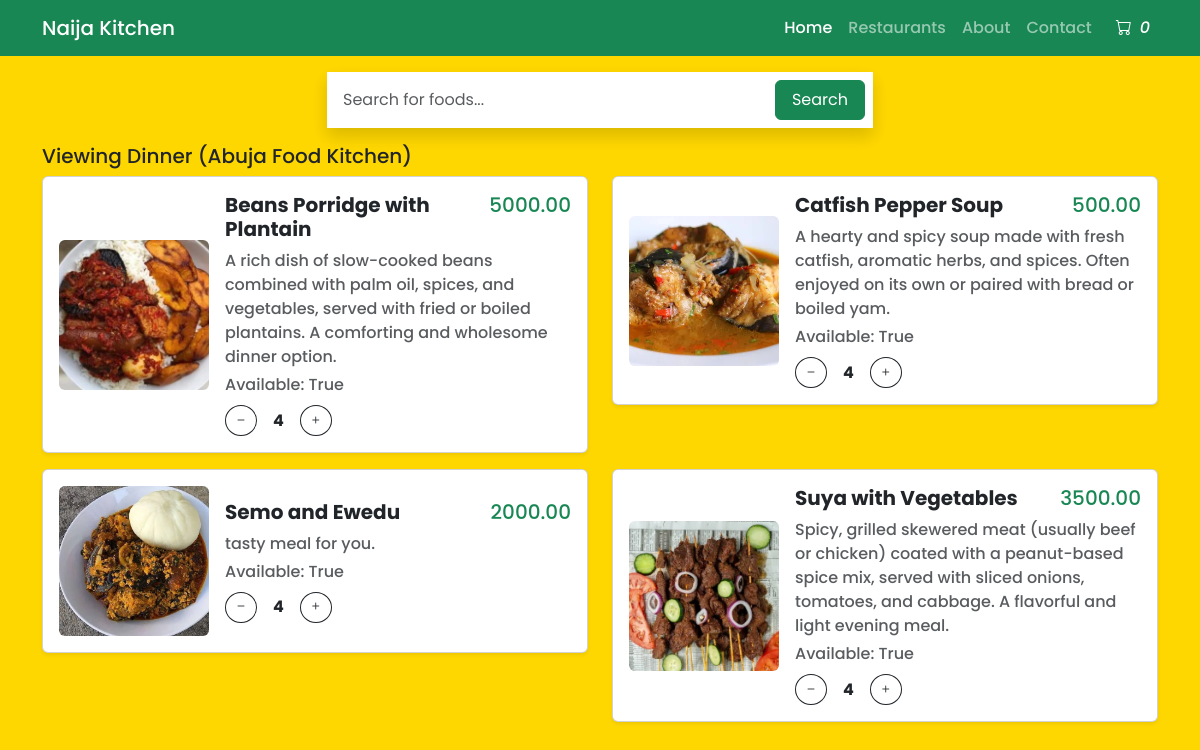
/abuja-food-kitchen/dinner/, run on the app's committed database.
### naija_kitchen/models.py (models this page shows, shortened)
class MenuCategory(models.Model):
    restaurant = models.ForeignKey(
        Restaurant, on_delete=models.CASCADE, related_name='menu_categories')
    name = models.CharField(max_length=100)
    slug = models.SlugField(max_length=200, blank=True)
    description = models.TextField(blank=True, null=True)
    image = models.ImageField(blank=True, null=True,
                              upload_to='static/uploaded_images')
    created_at = models.DateTimeField(auto_now_add=True)
    updated_at = models.DateTimeField(auto_now=True)
    class Meta:
        constraints = [
            UniqueConstraint(fields=['restaurant', 'name'],
                             name='unique_category_per_restaurant')
        ]
        ordering = ['name']
        indexes = [
            models.Index(fields=['name'])
        ]
    def __str__(self):
        return f"{self.name} ({self.restaurant.restaurant_name})"

class Restaurant(models.Model):
    restaurant_name = models.CharField(max_length=200)
    slug = models.SlugField(max_length=200, blank=True)
    restaurant_address = models.CharField(max_length=200)
    restaurant_image = models.ImageField(
        null=True, blank=True, upload_to='uploaded_images')
    restaurant_contact = models.CharField(max_length=200)
    restaurant_owner = models.ForeignKey(
        'auth.User', blank=True, null=True, on_delete=models.CASCADE, related_name='user_restaurants')
    class Meta:
        ordering = ['restaurant_name']
        indexes = [
            models.Index(fields=['restaurant_name'])
        ]

class MenuItem(models.Model):
    category = models.ForeignKey(
        MenuCategory, on_delete=models.CASCADE, related_name='menu_items')
    name = models.CharField(max_length=200)
    slug = models.SlugField(max_length=200, blank=True)
    description = models.TextField(blank=True, null=True)
    price = models.DecimalField(max_digits=10, decimal_places=2)
    is_available = models.BooleanField(default=True)
    created_at = models.DateTimeField(auto_now_add=True)
    updated_at = models.DateTimeField(auto_now=True)
    image = models.ImageField(blank=True, null=True,
                              upload_to='uploaded_images')
    class Meta:
        ordering = ['name']
        indexes = [
            models.Index(fields=['id', 'slug']),
            models.Index(fields=['name']),
            models.Index(fields=['-created_at'])
        ]
    @property
    def imageURL(self):
        try:
            url = self.image.url
        except:
            url = ''
        return url

### naija_kitchen/views.py (the view)
# urls.py: path('<slug:restaurant_slug>/<slug:category_slug>/', get_menucategory_items, name="restaurant_menuitems"),
def get_menucategory_items(request, restaurant_slug,  category_slug):
    restaurant = get_object_or_404(Restaurant, slug=restaurant_slug)
    category = get_object_or_404(
        MenuCategory, restaurant=restaurant, slug=category_slug)
    cart_items = get_cart_items_from_session(request)
    menu_items = MenuItem.objects.filter(category=category)
    menu_items_json = json.dumps(list(menu_items.values()), cls=DecimalEncoder)
    context = {'restaurant': restaurant,
               'category': category, 'menuitems': menu_items, 'cartItems': cart_items, 'menu_items_json': menu_items_json}
    return render(request, 'menu_items.html', context)

### naija_kitchen/customencoder.py (called while the page is built)
    def default(self, obj):
        if isinstance(obj, Decimal):
            return float(obj)
        if isinstance(obj, (datetime, date)):
            return obj.isoformat()
        return super().default(obj)  # Use default encoding for other types

### naija_kitchen/views.py (called while the page is built)
def get_cart_items_from_session(request):
    cart_items_in_session = request.session.get('cartItems')
    return cart_items_in_session

### naija_kitchen/templates/menu_items.html (shortened to what this page needs)
{% extends 'main.html' %}
{% load static %}
    {% block content %}
    <div class="container h-100 mt-3 mb-3">
        <div class="row h-100 justify-content-center align-items-center">
            <div class="col-md-8 col-lg-6">
                <form action="" method="get" class="d-flex shadow p-2 bg-white">
                    <input id="searchMenu" class="form-control me-2 p-2 border-0 shadow-none" type="search"
                        placeholder="Search for foods..." aria-label="Search" />
                    <button class="btn btn-success px-3" type="reset">
                        Search
                    </button>
                </form>
            </div>
        </div>
    </div>
    <div class="container mt-3 poppins-medium">
        <h5>Viewing {{category}} </h5>
        <div id="menuItemCard" class="row">
            {% for menuitem in menuitems %}
            <div class="col-sm-6 mb-3">
                <div class="card p-3 shadow-sm d-flex flex-row align-items-center">
                    <img src="{{menuitem.imageURL}}" alt="{{menuitem.imageURL}}" class="img-fluid rounded"
                        style="width: 150px; height: 150px; object-fit: cover" />
                    <div class="ms-3 flex-grow-1">
                        <div class="d-flex justify-content-between">
                            <h5 class="fw-bold">{{menuitem.name}}</h5>
                            <h5 class="text-success">{{menuitem.price}}</h5>
                        </div>
                        <p class="text-muted mb-1">{{menuitem.description}}</p>
                        <p class="text-muted mb-1">
                            Available: {{menuitem.is_available}}
                        </p>
                        <div class="d-flex align-items-center mt-2">
                            <button class="btn btn-outline-dark btn-sm rounded-circle update-cart-page"
                                data-product="{{menuitem.id}}" data-action="remove">
                                <i class="bi bi-dash"></i>
                            </button>
                            <span class="mx-3 fw-bold">4</span>
                            <button class="btn btn-outline-dark btn-sm rounded-circle update-cart-page"
                                data-product="{{menuitem.id}}" data-action="add">
                                <i class="bi bi-plus"></i>
                            </button>
                        </div>
                    </div>
                </div>
            </div>
            {% endfor %}
        </div>
    </div>
    {% endblock %}

### static/css/style.css (style rules this page uses)
body { font-family: 'Poppins sans-serif'; }
.bg-color { background-color: #FFD700; }
.poppins-medium { font-family: "Poppins", sans-serif; font-weight: 500; font-style: normal; }

### data on the page
MenuCategory: name+restaurant "Dinner (Abuja Food Kitchen)"
MenuItem: imageURL (picture), name "Beans Porridge with Plantain", price "5000.00", description "A rich dish of slow-cooked beans combined with palm oil, spices, and vegetables, served with fried or boiled plantains. A comforting and wholesome dinner option.", is_available "True"
MenuItem: imageURL (picture), name "Catfish Pepper Soup", price "500.00", description "A hearty and spicy soup made with fresh catfish, aromatic herbs, and spices. Often enjoyed on its own or paired with bread or boiled yam.", is_available "True"
MenuItem: imageURL (picture), name "Semo and Ewedu", price "2000.00", description "tasty meal for you.", is_available "True"
MenuItem: imageURL (picture), name "Suya with Vegetables", price "3500.00", description "Spicy, grilled skewered meat (usually beef or chicken) coated with a peanut-based spice mix, served with sliced onions, tomatoes, and cabbage. A flavorful and light evening meal.", is_available "True"
